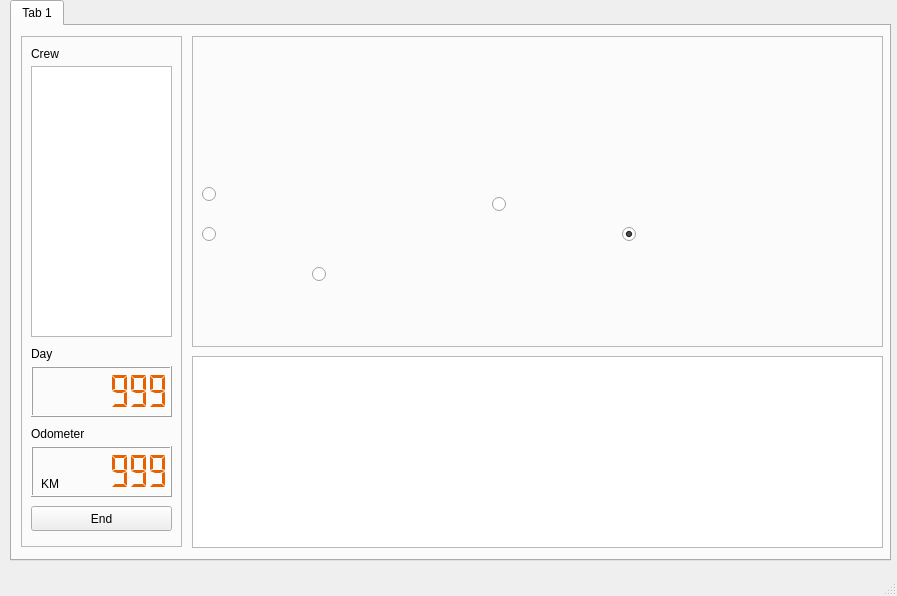
<?xml version="1.0" encoding="UTF-8"?>
<ui version="4.0">
 <class>EndWindow</class>
 <widget class="QMainWindow" name="EndWindow">
  <property name="geometry">
   <rect>
    <x>0</x>
    <y>0</y>
    <width>897</width>
    <height>596</height>
   </rect>
  </property>
  <property name="windowTitle">
   <string>MainWindow</string>
  </property>
  <widget class="QWidget" name="centralwidget">
   <widget class="QTabWidget" name="tabWidget">
    <property name="geometry">
     <rect>
      <x>10</x>
      <y>0</y>
      <width>881</width>
      <height>561</height>
     </rect>
    </property>
    <property name="currentIndex">
     <number>0</number>
    </property>
    <widget class="QWidget" name="tab_vol_1">
     <attribute name="title">
      <string>Tab 1</string>
     </attribute>
     <widget class="QFrame" name="map_frame_3">
      <property name="geometry">
       <rect>
        <x>180</x>
        <y>10</y>
        <width>691</width>
        <height>311</height>
       </rect>
      </property>
      <property name="frameShape">
       <enum>QFrame::Shape::StyledPanel</enum>
      </property>
      <property name="frameShadow">
       <enum>QFrame::Shadow::Raised</enum>
      </property>
      <widget class="QLabel" name="label_m_map_3">
       <property name="geometry">
        <rect>
         <x>10</x>
         <y>10</y>
         <width>671</width>
         <height>291</height>
        </rect>
       </property>
       <property name="text">
        <string/>
       </property>
       <property name="pixmap">
        <pixmap resource="resources.qrc">:/images/images/map.png</pixmap>
       </property>
      </widget>
      <widget class="QRadioButton" name="indicatorMoscow_3">
       <property name="geometry">
        <rect>
         <x>10</x>
         <y>150</y>
         <width>16</width>
         <height>16</height>
        </rect>
       </property>
       <property name="text">
        <string/>
       </property>
       <property name="checkable">
        <bool>false</bool>
       </property>
       <property name="checked">
        <bool>false</bool>
       </property>
      </widget>
      <widget class="QRadioButton" name="indicatorVolga_3">
       <property name="geometry">
        <rect>
         <x>10</x>
         <y>190</y>
         <width>16</width>
         <height>16</height>
        </rect>
       </property>
       <property name="text">
        <string/>
       </property>
       <property name="checkable">
        <bool>false</bool>
       </property>
       <property name="checked">
        <bool>false</bool>
       </property>
      </widget>
      <widget class="QRadioButton" name="indicatorCaspian_3">
       <property name="geometry">
        <rect>
         <x>120</x>
         <y>230</y>
         <width>16</width>
         <height>16</height>
        </rect>
       </property>
       <property name="text">
        <string/>
       </property>
       <property name="checkable">
        <bool>false</bool>
       </property>
       <property name="checked">
        <bool>false</bool>
       </property>
      </widget>
      <widget class="QRadioButton" name="indicatorNovosibirsk_3">
       <property name="geometry">
        <rect>
         <x>300</x>
         <y>160</y>
         <width>16</width>
         <height>16</height>
        </rect>
       </property>
       <property name="text">
        <string/>
       </property>
       <property name="checkable">
        <bool>false</bool>
       </property>
       <property name="checked">
        <bool>false</bool>
       </property>
      </widget>
      <widget class="QRadioButton" name="indicatorEnd_3">
       <property name="geometry">
        <rect>
         <x>430</x>
         <y>190</y>
         <width>16</width>
         <height>16</height>
        </rect>
       </property>
       <property name="text">
        <string/>
       </property>
       <property name="checkable">
        <bool>true</bool>
       </property>
       <property name="checked">
        <bool>true</bool>
       </property>
      </widget>
     </widget>
     <widget class="QFrame" name="frame_9">
      <property name="geometry">
       <rect>
        <x>9</x>
        <y>10</y>
        <width>161</width>
        <height>511</height>
       </rect>
      </property>
      <property name="frameShape">
       <enum>QFrame::Shape::StyledPanel</enum>
      </property>
      <property name="frameShadow">
       <enum>QFrame::Shadow::Raised</enum>
      </property>
      <widget class="QLCDNumber" name="lcdNumber_ir_odo">
       <property name="geometry">
        <rect>
         <x>10</x>
         <y>410</y>
         <width>141</width>
         <height>51</height>
        </rect>
       </property>
       <property name="styleSheet">
        <string notr="true">QLCDNumber{color:rgb(230, 97, 0);}</string>
       </property>
       <property name="digitCount">
        <number>7</number>
       </property>
       <property name="mode">
        <enum>QLCDNumber::Mode::Dec</enum>
       </property>
       <property name="segmentStyle">
        <enum>QLCDNumber::SegmentStyle::Flat</enum>
       </property>
       <property name="value" stdset="0">
        <double>999.000000000000000</double>
       </property>
      </widget>
      <widget class="QLCDNumber" name="lcdNumber_ir_day">
       <property name="geometry">
        <rect>
         <x>10</x>
         <y>330</y>
         <width>141</width>
         <height>51</height>
        </rect>
       </property>
       <property name="styleSheet">
        <string notr="true">QLCDNumber{color:rgb(230, 97, 0);}</string>
       </property>
       <property name="digitCount">
        <number>7</number>
       </property>
       <property name="mode">
        <enum>QLCDNumber::Mode::Dec</enum>
       </property>
       <property name="segmentStyle">
        <enum>QLCDNumber::SegmentStyle::Flat</enum>
       </property>
       <property name="value" stdset="0">
        <double>999.000000000000000</double>
       </property>
      </widget>
      <widget class="QPushButton" name="button_ir_end">
       <property name="geometry">
        <rect>
         <x>10</x>
         <y>470</y>
         <width>141</width>
         <height>25</height>
        </rect>
       </property>
       <property name="text">
        <string>End</string>
       </property>
      </widget>
      <widget class="QLabel" name="label_9">
       <property name="geometry">
        <rect>
         <x>10</x>
         <y>310</y>
         <width>49</width>
         <height>16</height>
        </rect>
       </property>
       <property name="text">
        <string>Day</string>
       </property>
      </widget>
      <widget class="QLabel" name="label_10">
       <property name="geometry">
        <rect>
         <x>10</x>
         <y>390</y>
         <width>61</width>
         <height>16</height>
        </rect>
       </property>
       <property name="text">
        <string>Odometer</string>
       </property>
      </widget>
      <widget class="QLabel" name="label_11">
       <property name="geometry">
        <rect>
         <x>20</x>
         <y>440</y>
         <width>21</width>
         <height>16</height>
        </rect>
       </property>
       <property name="text">
        <string>KM</string>
       </property>
      </widget>
      <widget class="QListWidget" name="listWidget_ir_crew">
       <property name="geometry">
        <rect>
         <x>10</x>
         <y>30</y>
         <width>141</width>
         <height>271</height>
        </rect>
       </property>
      </widget>
      <widget class="QLabel" name="label_13">
       <property name="geometry">
        <rect>
         <x>10</x>
         <y>10</y>
         <width>49</width>
         <height>16</height>
        </rect>
       </property>
       <property name="text">
        <string>Crew</string>
       </property>
      </widget>
     </widget>
     <widget class="QTextBrowser" name="textBrowser_ir">
      <property name="geometry">
       <rect>
        <x>180</x>
        <y>330</y>
        <width>691</width>
        <height>192</height>
       </rect>
      </property>
      <property name="html">
       <string>&lt;!DOCTYPE HTML PUBLIC &quot;-//W3C//DTD HTML 4.0//EN&quot; &quot;http://www.w3.org/TR/REC-html40/strict.dtd&quot;&gt;
&lt;html&gt;&lt;head&gt;&lt;meta name=&quot;qrichtext&quot; content=&quot;1&quot; /&gt;&lt;meta charset=&quot;utf-8&quot; /&gt;&lt;style type=&quot;text/css&quot;&gt;
p, li { white-space: pre-wrap; }
hr { height: 1px; border-width: 0; }
li.unchecked::marker { content: &quot;\2610&quot;; }
li.checked::marker { content: &quot;\2612&quot;; }
&lt;/style&gt;&lt;/head&gt;&lt;body style=&quot; font-family:'IBM Plex Sans'; font-size:10pt; font-weight:400; font-style:normal;&quot;&gt;
&lt;p style=&quot;-qt-paragraph-type:empty; margin-top:0px; margin-bottom:0px; margin-left:0px; margin-right:0px; -qt-block-indent:0; text-indent:0px;&quot;&gt;&lt;br /&gt;&lt;/p&gt;&lt;/body&gt;&lt;/html&gt;</string>
      </property>
     </widget>
    </widget>
   </widget>
  </widget>
  <widget class="QStatusBar" name="statusbar"/>
 </widget>
 <resources>
  <include location="resources.qrc"/>
 </resources>
 <connections/>
</ui>
